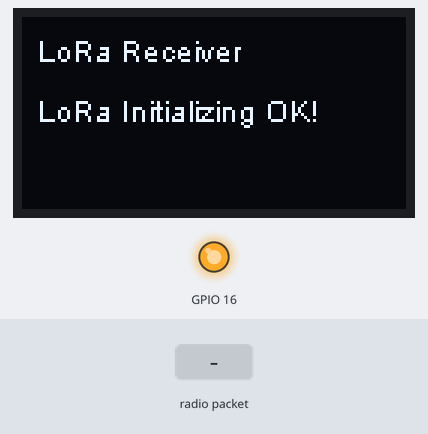
The sketch below on a simulated ESP32. Parts: 128×64 one-colour display, output pins drawn as LEDs (lit = HIGH). The test bench sets the inputs (shaded band). WiFi joins after 1.5 s; servers stay silent unless stated; uploads are accepted with an empty reply; no radio packets arrive unless stated; what the sketch prints to the serial monitor is not drawn.

Above: at 3.9 s.
4.0 s: radio packet "1" arrives
At 5.7 s:
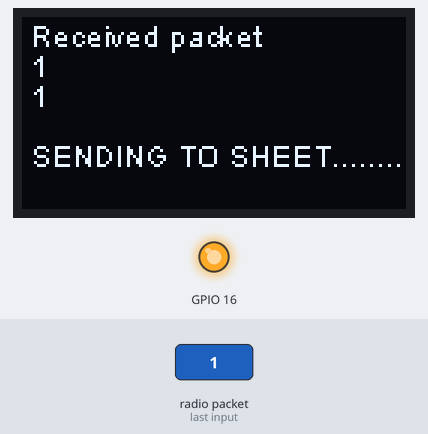
6.5 s: radio packet "0" arrives
At 9.3 s:
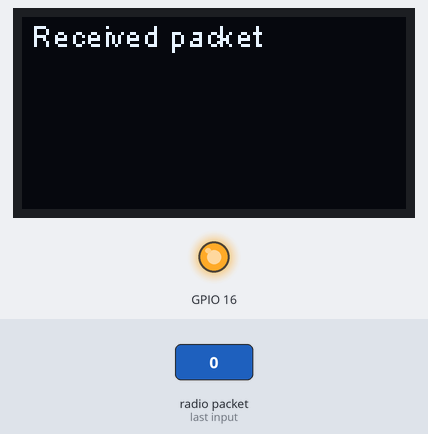
Timing chart, 0 to 10.8 s (numbered marks = the images above; inputs shaded):
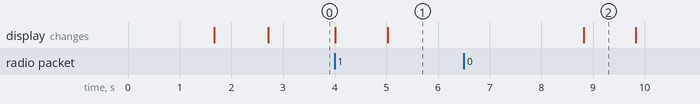

Measured:
- after the input at 4.0 s, the display: first changes at once (image 1 shows a later state)
- after the input at 6.5 s, the display: changes after 2.3 s (image 2)

The sketch:

Code_for_Receiver__Heltech_ESPLoRa_.ino
```cpp
//Code for Receiver [Heltech ESPLoRa]

    #include <WiFi.h>
    #include <WiFiClientSecure.h>
    #include <SPI.h>
    #include <LoRa.h>
    #include "SSD1306.h"
    SSD1306  display(0x3c, 4, 15);

    #define SS      18
    #define RST     14
    #define DI0     26
    #define BAND    433E6

    const char *ssid = "*******"; // wifi ssid
    const char *password = "********";  // wifi password
    const char* host = "script.google.com";  // server name
    const char* fingerprint = "89 ff f4 0f 4d 98 09 ed e3 ef 95 f2 8a af af 22 89 08 ac 03";

    String url;
    float h;
    float t;
    String data;

    void setup()
    {
    Serial.begin(115200);
    delay(100);

    Serial.println();
    Serial.print("Connecting to ");
    Serial.println(ssid);

    WiFi.begin(ssid, password);
    while (WiFi.status() != WL_CONNECTED)
    {
    delay(500);
    Serial.print(".");
    }
    Serial.println("");
    Serial.println("*********Credentials accepted!********\n ********WiFi connected********");

    pinMode(16,OUTPUT);
    digitalWrite(16, LOW);    // set GPIO16 low to reset OLED
    delay(50);
    digitalWrite(16, HIGH);
    display.init();
    display.flipScreenVertically();
    display.setFont(ArialMT_Plain_10);
    display.setTextAlignment(TEXT_ALIGN_LEFT);

    while (!Serial); //if just the the basic function, must connect to a computer
    delay(1000);
    Serial.println("LoRa Receiver");
    display.drawString(5,5,"LoRa Receiver");
    display.display();
    SPI.begin(5,19,27,18);
    LoRa.setPins(SS,RST,DI0);

    if (!LoRa.begin(BAND)) {
    display.drawString(5,25,"Starting LoRa failed!");
    while (1);
    }
    Serial.println("LoRa Initial OK!");
    display.drawString(5,25,"LoRa Initializing OK!");
    display.display();
    }
    int counter = 1;
    void loop()
    {
    int packetSize = LoRa.parsePacket();
    if(packetSize) {
    // received a packets
    Serial.print("Received packet. ");
    display.clear();
    display.setFont(ArialMT_Plain_10);
    display.drawString(3, 0, "Received packet ");
    display.display();
    Serial.println(counter);
    display.drawString(3,10, String(counter));
    counter++;
    while (LoRa.available())
    {
    data = LoRa.readString();
    Serial.print(data);

    display.drawString(3,20, data);  // show on the oled display
    display.drawString(3,40, "SENDING TO SHEET.........");

    display.display();
    delay(1000);

    String values=data;
    String t=values.substring(4,8);
    String h=values.substring(14,18);
    //  float h= Humidity.toInt();
    //  float t= Temperature.toInt();
    Serial.print("\nhumidity="+ String(h)+"\n");
    Serial.print("Temperature="+ String(t)+ "\n");

    Serial.print("connecting to ");
    Serial.println(host);
    WiFiClientSecure client;
    const int httpPort = 443;
    if (!client.connect(host, httpPort))
    {
    Serial.println("connection failed");
    return;
    }
    //url for upload endpoint of google sheets
    url ="https://script.google.com/macros/s/AKfycbz1Umvqrdy0oi9WCjNsSdRFoG2O_sp6HlvgFTJyKBDvdg6BeYY/exec?func=addData&temperature="+ String(t) + "&humidity="+ String(h);
    Serial.print("Requesting URL: ");
    Serial.println(url);

  client.print(String("GET ") + url + " HTTP/1.1\r\n" +
               "Host: " + host + "\r\n" +
               "Connection: close\r\n\r\n");
  delay(500);
   Serial.println("Sending result to sheets....");
    unsigned long timeout = millis();
    while (client.available() == 0) {
        if (millis() - timeout > 5000) {
            Serial.println(">>> Client Timeout !");
            client.stop();
            return;
        }
    }
  while(client.available())   // check if connection is established
  {
    String line = client.readStringUntil('\r');
   // Serial.print(line);
  }
  Serial.println();
  Serial.println("closing connection");
    delay(1000);
    }
    }
    }
```
